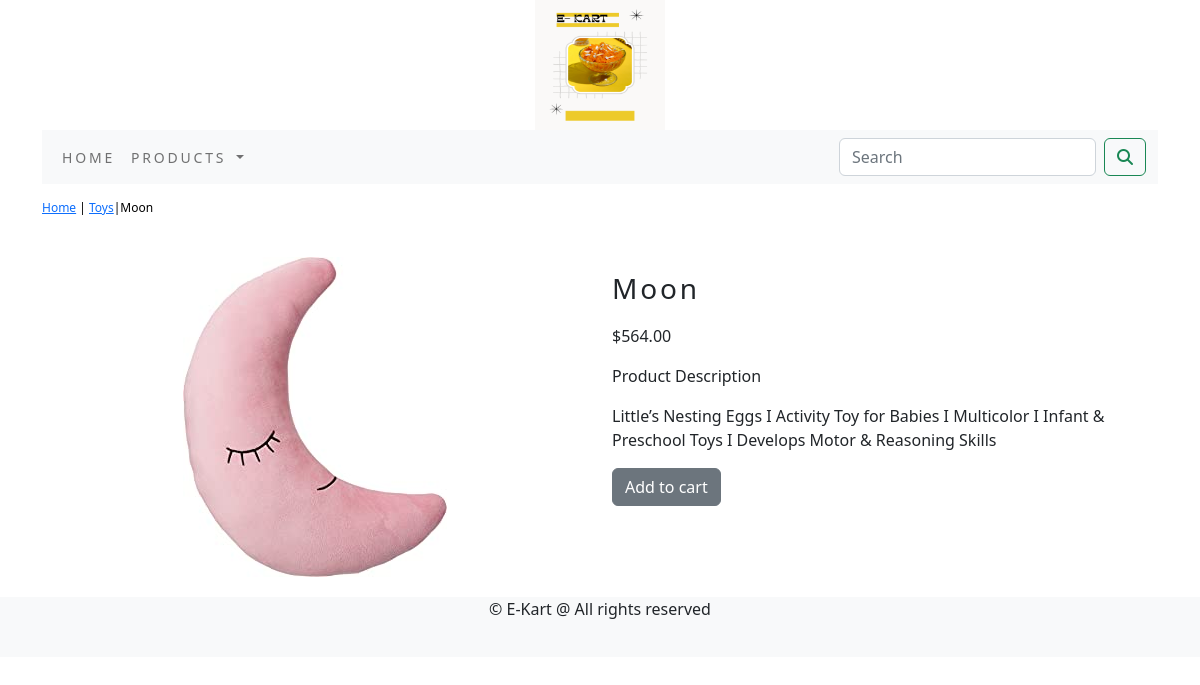
Screenshot of /shop/toys/moon/ with the database file from the repository.
### shop/models.py (models this page shows, shortened)
class Product(models.Model):
    name = models.CharField(max_length=250, unique=True)
    slug = models.SlugField(max_length=250, unique=True)
    description = models.TextField(blank=True)
    price=models.DecimalField(max_digits=10,decimal_places=2)
    category=models.ForeignKey(Category,on_delete=models.CASCADE)
    image = models.ImageField(upload_to='product', blank=True)
    stock=models.IntegerField()
    available=models.BooleanField(default=True)
    created=models.DateTimeField(auto_now_add=True)
    updated=models.DateTimeField(auto_now=True)
    class Meta:
        ordering=('name',)
        verbose_name='product'
        verbose_name_plural='products'

class Category(models.Model):
    name=models.CharField(max_length=250,unique=True)
    slug=models.SlugField(max_length=250,unique=True)
    description=models.TextField(blank=True)
    image=models.ImageField(upload_to='category',blank=True)
    class Meta:
        ordering=('name',)
        verbose_name='category'
        verbose_name_plural='categories'
    def get_url(self):
        return  reverse('shop:products_by_category',args=[self.slug])
    def __str__(self):
        return '{}'.format(self.name)

### shop/views.py (the view)
# urls.py: path('<slug:c_slug>/<slug:product_slug>/', views.proDetail, name='prodCatdetail'),
def proDetail(request,c_slug,product_slug):
    try:
        product=Product.objects.get(category__slug=c_slug,slug=product_slug)
    except Exception as e:
        raise e
    return render(request,'product.html',{'product':product})

### cart/context_processors.py (called while the page is built)
def counter(request):
    item_count=0
    if 'admin' in request.path:
        return {}
    else:
        try:
            cart=Cart.objects.filter(cart_id=_cart_id(request))
            car_items=CartItem.objects.all().filter(cart=cart[:1])
            for cart_item in car_items:
                item_count += cart_item.quantity
        except Cart.DoesNotExist:
            item_count =0
    return dict(item_count=item_count)

### cart/views.py (called while the page is built)
def _cart_id(request):
    cart=request.session.session_key
    if not cart:
        cart=request.session.create()
    return cart

### shop/context_processors.py (called while the page is built)
def menu_links(request):
    links=Category.objects.all()
    return dict(links=links)

### template/product.html (shortened to what this page needs)
{% extends 'base.html'%}
{% load static %}
{% block content %}
<div class="row my_prod_row_class">
    <div class="mx_auto">
        <p> <a href="{% url 'shop:allProdCat' %}">Home</a> | <a href="{{product.category.get_url}}">{{product.category}}</a>|{{product.name}}</p>
    </div>
   <div class="container">
<br>
<div class="row">
    <div class="col-12 col-sm-12 col-md-12 col-lg-6 text-center">
        <div style="min-width:18rem">
    <img src="{{product.image.url}}" alt="{{product.name}}">
        </div> </div>
     <div class="col-12 col-sm-12 col-md-12 col-lg-6">
     <div>
     <h1 class="my_prod_titile">{{product.name}}</h1>
     <p>${{product.price}}</p>
     <p class="my_title">Product Description</p>
     <p class="text-justify my_prod_text">{{product.description}}</p>
     {% if product.stock <= 0 %}
     <p class="text-justify my_prod_text"><b>Out of stock</b></p>
     {% else %}
     <a class="btn btn-secondary" href="{% url 'cart:add_cart' product.id %}">Add to cart</a>
     {% endif %}
     </div></div></div></div></div>
{% endblock %}

### static/css/custom.css (style rules this page uses)
body { font-family: 'Roboto', sans-serif; }
.my_prod_row_class { padding-top:15px; padding-bottom:20px; }
.my_prod_row_class .mx_auto { color:#000; font-size:12px; text-decoration:none; }
.my_prod_titile { font-size:28px; text_transform:uppercase; letter-spacing:.1em; padding-top:15px; padding-bottom:10px; }
.my_prod_text { padding-right:20px; }

### rows the page displays
Product: category "Toys", name "Moon", image (picture), price "564.00", description "Little’s Nesting Eggs I Activity Toy for Babies I Multicolor I Infant & Preschool Toys I Develops Motor & Reasoning Skills"
